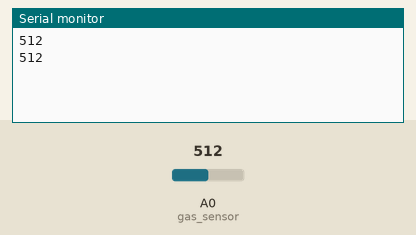
Recording of a sketch running on a simulated Arduino Uno, built with avr-gcc and run on an emulated ATmega328P. On the bench: the last lines printed to the serial monitor. The inputs (shaded band) are chosen by the test bench; at power-on: A0 (gas_sensor) = 512.

Above: at 1.8 s.
1.9 s: A0 (gas_sensor) set to 716
At 2.8 s:
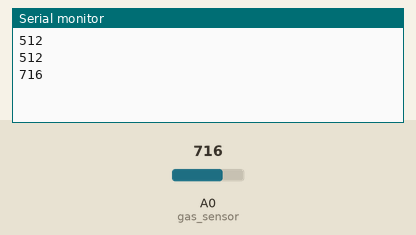
3.4 s: A0 (gas_sensor) set to 900
At 4.8 s:
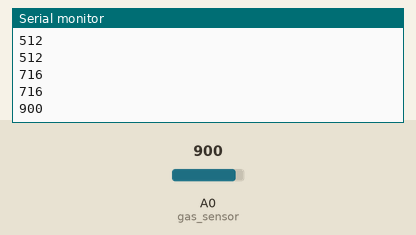
Timing chart, 0 to 6.4 s (numbered marks = the images above; inputs shaded):
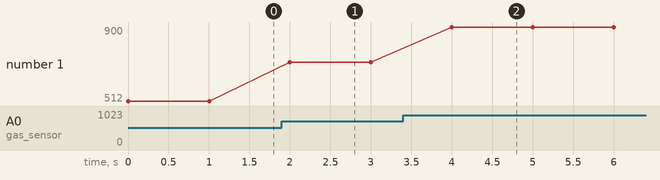

Measured:
- after the input at 1.9 s, the serial monitor: prints a new line after 0.10 s (image 1)
- after the input at 3.4 s, the serial monitor: prints a new line after 0.60 s (image 2)
- plotted number 1: 512 → 716 after the input at 1.9 s, 716 → 900 after the input at 3.4 s

The sketch:

gas_sensor.ino
```cpp
/**
 * Gas sensor example with the WemosD1mini board and
 * the Sunfounder gas sensor.
 * The sensor is connected to the digital pin D1
 * and the analog pin A0, but only analog pin is used in this example.
 */

 const int gas_sensor = A0;

void setup() {
  // begin serial output
  Serial.begin(115200);
  // set pin mode
  pinMode(gas_sensor, INPUT);
}

void loop() {
  // print out the read digital value
  Serial.println(analogRead(gas_sensor));
  delay(1000);
}
```
